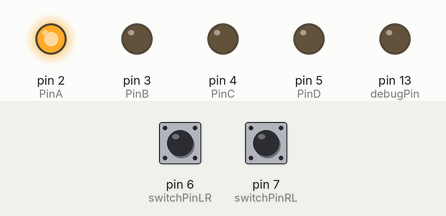
Bench run of a sketch on a simulated Arduino Uno, built with avr-gcc and run on an emulated ATmega328P. On the bench: output pins drawn as LEDs (lit = HIGH). Dashed ring = blinking. Inputs (shaded band) come from the test bench; at power-on: pin 6 (switchPinLR) HIGH, pin 7 (switchPinRL) HIGH.

Above: at 1.2 s.
1.3 s: pin 6 (switchPinLR) pulled LOW for 0.15 s
At 2.3 s:
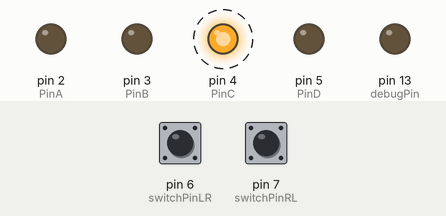
4.3 s: pin 7 (switchPinRL) pulled LOW for 0.15 s
At 5.3 s:
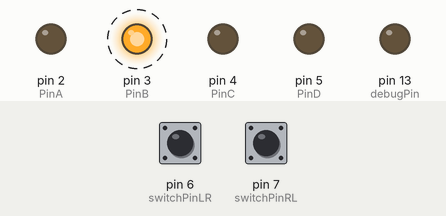
7.3 s: pin 6 (switchPinLR) pulled LOW for 0.15 s
At 8.56 s:
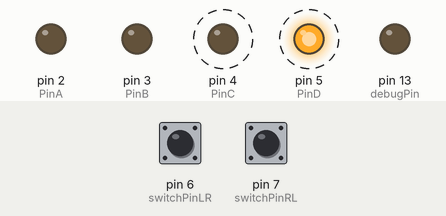
10.3 s: pin 7 (switchPinRL) pulled LOW for 1 s
At 10.91 s:
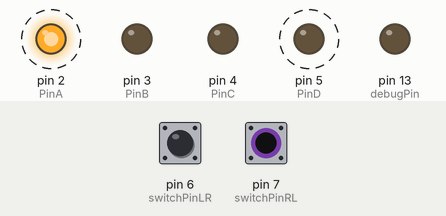
13.3 s: pin 7 (switchPinRL) pulled LOW for 3.2 s
At 16.83 s:
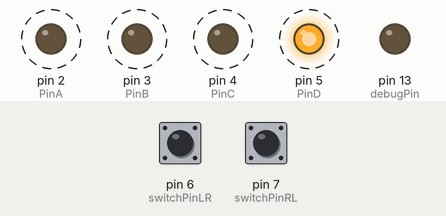
18.0 s: pin 6 (switchPinLR) pulled LOW for 3.2 s
At 21.79 s:
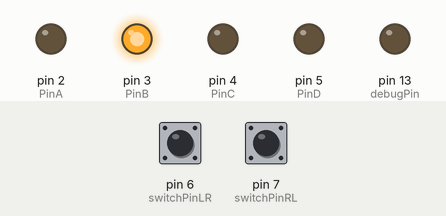
Timing chart, 0 to 23.7 s (numbered marks = the images above; inputs shaded):
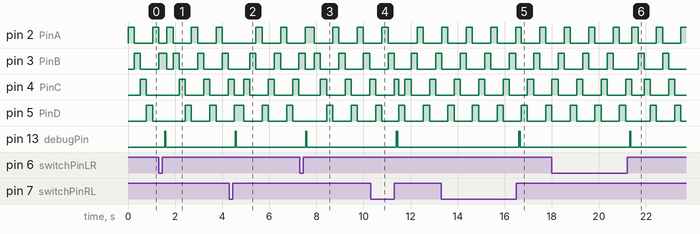

Measured:
- after the input at 1.3 s, pin 13 (debugPin): LOW → HIGH after 0.25 s, → LOW 0.05 s later
- after the input at 4.3 s, pin 13 (debugPin): LOW → HIGH after 0.25 s, → LOW 0.05 s later
- after the input at 7.3 s, pin 13 (debugPin): LOW → HIGH after 0.25 s, → LOW 0.05 s later
- after the input at 10.3 s, pin 2 (PinA): LOW → HIGH after 2.0 s, → LOW 0.26 s later; pin 13 (debugPin): LOW → HIGH after 1.1 s, → LOW 0.05 s later
- after the input at 13.3 s, pin 13 (debugPin): LOW → HIGH after 3.3 s, → LOW 0.05 s later
- after the input at 18.0 s, pin 13 (debugPin): LOW → HIGH after 3.3 s, → LOW 0.05 s later
- by itself, pin 2 (PinA): repeats every 1.0 s: LOW 0.78 s, HIGH 0.26 s

The sketch:

4FlashReverse.ino
```cpp
/*========================================================*/
/*
  uProject #2 "Pushing the Right Buttons"
  by Judy Kong, HCII CMU. Sep 10, 2019.

  This is the second micro project assignment for 05-833 Applied Gadgets,
  Sensors and Activity Regocnition in HCI.

  Hardware
  This code assumes four LEDs attached to digital I/O pin 2, 3, 4, 5.
  The LEDs are assumed to be connected as common cathode attached to
  ground and should should each have a current limiting resistor (probably in
  the 200-500 ohm range for 5v hardware). This code also assumes two
  push button swtiches attached to digital I/O pin 6, 7.

  Operation
  When one button is pressed, the LEDs should light in sequence left to
  right (and then repeat).  When the other is pressed the LEDs should switch
  directions and light in sequence right to left (and then repeat).

*/
/*========================================================*/

/*------- Hardware configuration -------*/
const int  PinA = 2;
const int  PinB = 3;
const int  PinC = 4;
const int  PinD = 5;
const int  switchPinLR = 6;        // pin with switch attached
const int  switchPinRL = 7;        // pin with switch attached
const byte debugPin = 13;        // pin that we put debug output on (set to 255 to disable)
                                 // (most Arduino's have a built in LED on pin 13...)

/*------- Data structures for system state -------*/

/* Structure to track and debounce the state of a push button switch */
typedef struct switchTracker {
  int lastReading;       // last raw value read
  long lastChangeTime;   // last time the raw value changed
  byte pin;              // the pin this is tracking changes on
  byte switchState;      // debounced state of the switch
} switchTrack;

/* Fill in a switchTrack structure to start tracking/debouncing a switch
   on the given pin.
*/
void initSwitchTrack(struct switchTracker &sw, int swPin) {
  pinMode(swPin, INPUT);
  sw.lastReading = digitalRead(swPin);
  sw.lastChangeTime = millis();
  sw.pin = swPin;
  sw.switchState = sw.lastReading;
}

// Structure representing the color and duration of one flicker segment
unsigned int flashDur = 250;      // duration in msec
unsigned int flickDur = 1000;      // duration in msec

/*------- Global system state -------*/
const byte LEFT_TO_RIGHT = 0;    // flash the 4 LED's from left to right
const byte RIGHT_TO_LEFT = 1;    // flash the 4 LED's from right to left
byte flameMode = LEFT_TO_RIGHT;
switchTrack switchInputLR;     // tracking / debounce information for our switch
switchTrack switchInputRL;     // tracking / debounce information for our switch

/*-------------------------------------------*/
/* Flash the debug LED for the given time in msec.  The LED is on for flashMSec then held
   off for the same amount of time (so this routine takes 2*flashMSec total).
 */
void dbgFlash(int flashMSec) {
  if (debugPin != 255) {
    digitalWrite(debugPin,HIGH); delay(flashMSec);
    digitalWrite(debugPin,LOW); delay(flashMSec);
  }
}

/*-------------------------------------------*/
/* Initializization code (run once via call from Arduino framework) */
void setup() {
  // establish direction of pins we are using to drive LEDs
  pinMode(PinA, OUTPUT);
  pinMode(PinB, OUTPUT);
  pinMode(PinC, OUTPUT);
  pinMode(PinD, OUTPUT);
  pinMode(debugPin, OUTPUT);

  // set up debounce tracker on our switch input pin (sets mode to INPUT)
  initSwitchTrack(switchInputLR, switchPinLR);
  initSwitchTrack(switchInputRL, switchPinRL);
}

/* Main routine (called repeated by from the Arduino framework) */
void loop() {
  flick();
}

/*-------------------------------------------*/
/* Using a time based debounce, test whether a switch should be considered to have
   changed state since the last call to this routine for the switch, and track the
   current state of the switch in the given switch tracking structure (sw).  The switch
   will be consided to be in a new state only after it has held that state for debounceTime msec
   or longer.  sw.switchState will be set to 1 when the switch should be considered pressed
   and 0 when it should be considered released.  This routine will return true when the
   switch is in a new state compared to the last call to this routine, false otherwise.

   Note: this routine must be called frequently to operate correctly.
   Note: this code is here to make the demo a little more stand alone (nothing to import),
         but in other cases you might want to consider using the code from Bounce.h instead.
*/
boolean switchChange(struct switchTracker &sw) {
  // switch must stay stable this long (in msec) to register
  const long debounceTime = 100;

  // default to no change until we find out otherwise
  boolean result = false;

  // get the current raw reading from the switch
  int reading = digitalRead(sw.pin);

  // if the raw reading has changed (by noise or actual press/release) reset change time to now
  if (reading != sw.lastReading) sw.lastChangeTime = millis();
  sw.lastReading = reading;

  // if time since the last change is longer than the required dwell
  if ((millis() - sw.lastChangeTime) > debounceTime) {
    // note whether we are changing
    result = (reading != sw.switchState);
    // in any case the value has been stable and so the reported state
    // should now match the current raw reading
    sw.switchState = reading;
  }
  return result;
}

/*-------------------------------------------*/
/* Routine to do sequential flashing depending on flame mode.
 */
void flick(void) {

  // unsigned long startTime = millis();
  // while (millis() - startTime < flickDur) {
    // Count out flash duration by millisecond
    for (int cnt = 0; cnt < flashDur * 4; cnt++) {
      // Flash the lights
      if (flameMode == LEFT_TO_RIGHT) {
        flashLR(cnt);
      } else {
        flashRL(cnt);
      }
      // see if the switch has been pressed
      if (switchChange(switchInputLR) && switchInputLR.switchState == 1 /* pressed */) {
        // Switch to left-to-right mode
        flameMode = LEFT_TO_RIGHT;
        dbgFlash(50);  // debug flash so we know the switch input is working right
        goto done;
      } else if (switchChange(switchInputRL) && switchInputRL.switchState == 1 /* pressed */) {
        // Switch to right-to-left mode
        flameMode = RIGHT_TO_LEFT;
        dbgFlash(50);  // debug flash so we know the switch input is working right
        goto done;
      }
      delay(1);
    } // end for
  // } // end while

  done:
  // turn off all LEDs
  digitalWrite(PinA,LOW);
  digitalWrite(PinB,LOW);
  digitalWrite(PinC,LOW);
  digitalWrite(PinD,LOW);
}

/*-------------------------------------------*/
/* Flash from the left to the right.
 */
void flashLR(int cnt) {
  if (cnt <= flashDur) {
    digitalWrite(PinA, HIGH);digitalWrite(PinB, LOW);
    digitalWrite(PinC, LOW); digitalWrite(PinD, LOW);
  } else if (cnt <= flashDur * 2) {
    digitalWrite(PinA, LOW); digitalWrite(PinB, HIGH);
    digitalWrite(PinC, LOW); digitalWrite(PinD, LOW);
  } else if (cnt <= flashDur * 3) {
    digitalWrite(PinA, LOW); digitalWrite(PinB, LOW);
    digitalWrite(PinC, HIGH);digitalWrite(PinD, LOW);
  } else {
    digitalWrite(PinA, LOW); digitalWrite(PinB, LOW);
    digitalWrite(PinC, LOW); digitalWrite(PinD, HIGH);
  }
}

/*-------------------------------------------*/
/* Flash from the right to the left.
 */
void flashRL(int cnt) {
  if (cnt <= flashDur) {
    digitalWrite(PinA, LOW); digitalWrite(PinB, LOW);
    digitalWrite(PinC, LOW); digitalWrite(PinD, HIGH);
  } else if (cnt <= flashDur * 2) {
    digitalWrite(PinA, LOW); digitalWrite(PinB, LOW);
    digitalWrite(PinC, HIGH);digitalWrite(PinD, LOW);
  } else if (cnt <= flashDur * 3) {
    digitalWrite(PinA, LOW); digitalWrite(PinB, HIGH);
    digitalWrite(PinC, LOW); digitalWrite(PinD, LOW);
  } else {
    digitalWrite(PinA, HIGH);digitalWrite(PinB, LOW);
    digitalWrite(PinC, LOW); digitalWrite(PinD, LOW);
  }
}
```
